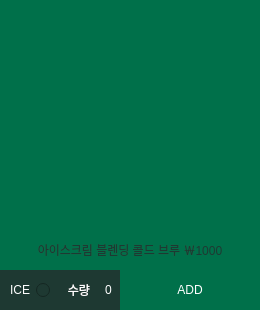
         <widget class="QFrame" name="frame_1_1">
          <property name="geometry">
           <rect>
            <x>20</x>
            <y>20</y>
            <width>260</width>
            <height>310</height>
           </rect>
          </property>
          <property name="frameShape">
           <enum>QFrame::NoFrame</enum>
          </property>
          <property name="frameShadow">
           <enum>QFrame::Raised</enum>
          </property>
          <widget class="QRadioButton" name="radioButton_1_1">
           <property name="geometry">
            <rect>
             <x>0</x>
             <y>270</y>
             <width>50</width>
             <height>40</height>
            </rect>
           </property>
           <property name="focusPolicy">
            <enum>Qt::NoFocus</enum>
           </property>
           <property name="layoutDirection">
            <enum>Qt::RightToLeft</enum>
           </property>
           <property name="styleSheet">
            <string notr="true">background-color: rgb(30, 57, 50);
color: rgb(255, 255, 255);</string>
           </property>
           <property name="text">
            <string>ICE</string>
           </property>
           <property name="checked">
            <bool>false</bool>
           </property>
           <property name="autoRepeat">
            <bool>false</bool>
           </property>
           <property name="autoExclusive">
            <bool>false</bool>
           </property>
          </widget>
          <widget class="QLabel" name="label_1_1">
           <property name="geometry">
            <rect>
             <x>50</x>
             <y>270</y>
             <width>40</width>
             <height>40</height>
            </rect>
           </property>
           <property name="styleSheet">
            <string notr="true">background-color: rgb(30, 57, 50);
color: rgb(255, 255, 255);
font: 75 9pt &quot;맑은 고딕&quot;;</string>
           </property>
           <property name="text">
            <string>수량</string>
           </property>
           <property name="alignment">
            <set>Qt::AlignRight|Qt::AlignTrailing|Qt::AlignVCenter</set>
           </property>
          </widget>
          <widget class="QLabel" name="label_image_1_1">
           <property name="geometry">
            <rect>
             <x>0</x>
             <y>0</y>
             <width>260</width>
             <height>270</height>
            </rect>
           </property>
           <property name="styleSheet">
            <string notr="true">background-color: rgb(0, 112, 74);</string>
           </property>
           <property name="text">
            <string/>
           </property>
          </widget>
          <widget class="QSpinBox" name="spinBox_1_1">
           <property name="geometry">
            <rect>
             <x>90</x>
             <y>270</y>
             <width>50</width>
             <height>40</height>
            </rect>
           </property>
           <property name="focusPolicy">
            <enum>Qt::WheelFocus</enum>
           </property>
           <property name="styleSheet">
            <string notr="true">background-color: rgb(30, 57, 50);
color: rgb(255, 255, 255);</string>
           </property>
           <property name="frame">
            <bool>false</bool>
           </property>
           <property name="alignment">
            <set>Qt::AlignCenter</set>
           </property>
          </widget>
          <widget class="QPushButton" name="pushButton_1_1">
           <property name="geometry">
            <rect>
             <x>120</x>
             <y>270</y>
             <width>140</width>
             <height>40</height>
            </rect>
           </property>
           <property name="focusPolicy">
            <enum>Qt::StrongFocus</enum>
           </property>
           <property name="styleSheet">
            <string notr="true">QPushButton{
	font: 9pt &quot;맑은 고딕&quot;;
	color: rgb(255, 255, 255);
	background-color: rgb(0, 112, 74);
	border: 0px;
}
QPushButton:hover{
	color: rgb(0, 0, 0);
	background-color: rgb(0, 255, 166);
}</string>
           </property>
           <property name="text">
            <string>ADD</string>
           </property>
          </widget>
          <widget class="QLabel" name="label_p_1_1">
           <property name="geometry">
            <rect>
             <x>0</x>
             <y>230</y>
             <width>260</width>
             <height>40</height>
            </rect>
           </property>
           <property name="styleSheet">
            <string notr="true">color: rgb(30, 57, 50);
font: 75 9pt &quot;맑은 고딕&quot;;</string>
           </property>
           <property name="text">
            <string>아이스크림 블렌딩 콜드 브루 ￦1000</string>
           </property>
           <property name="alignment">
            <set>Qt::AlignCenter</set>
           </property>
          </widget>
         </widget>
